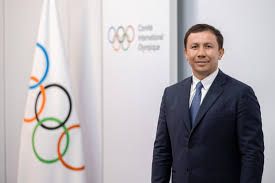
#> input picture images/golovkin.jpg, 275 x 183 px
$ python lesson1.py
#> lines starting #> are read from the running program, lines starting #| are printed output that depends on the picture
import cv2
import os

# [8 lines of commented-out code are left out]


img = cv2.imread('images/golovkin.jpg', cv2.IMREAD_COLOR)
#> img is the input picture: shape (183, 275, 3); mean B, G, R 172.7, 169.1, 173.3
B, G, R = cv2.split(img)
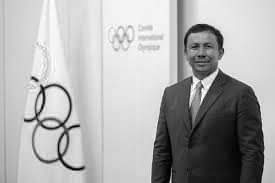
#> B: shape (183, 275); min 0, max 255, mean 172.7
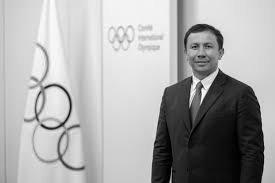
#> G: shape (183, 275); min 0, max 255, mean 169.1
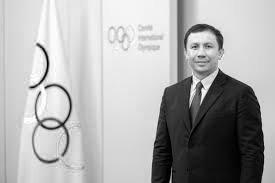
#> R: shape (183, 275); min 0, max 255, mean 173.3
cv2.imshow('Golovkin', img)
cv2.imshow('Blue Channel', B)
cv2.imshow('Green Channel', G)
cv2.imshow('Red Channel', R)

cv2.waitKey(0)

new_dir = 'C:/Users/304ti/Desktop/JETLEARN/OpenCV/images/temp'
os.chdir(new_dir)
img2 = cv2.imread('images/golovkin.jpg', cv2.IMREAD_GRAYSCALE)
#> img2: shape (183, 275); min 0, max 255, mean 170.8
cv2.imwrite('golovkin_gray', img2)


cv2.destroyAllWindows()
